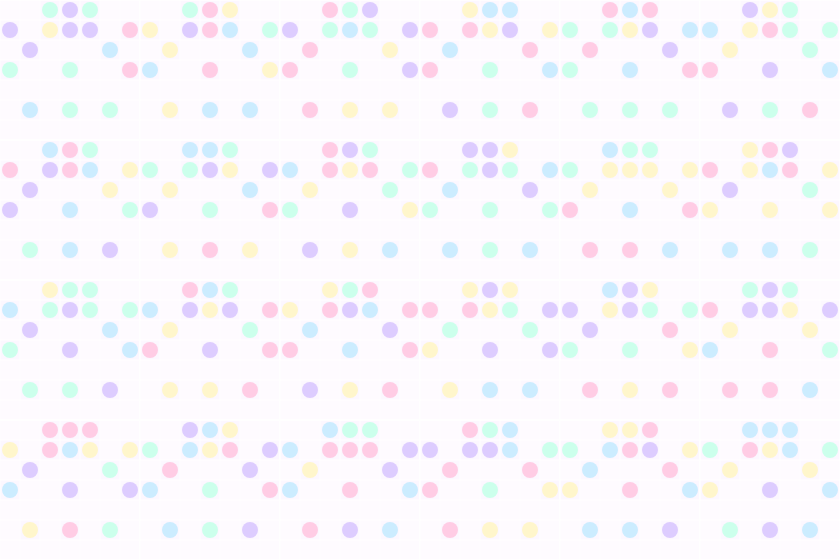
Frame 1 (no input)
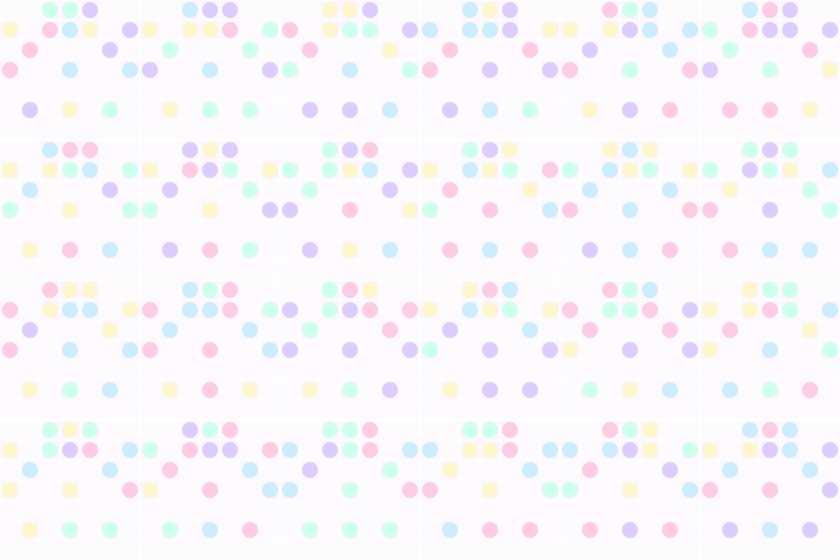
Frame 2 (the mouse pressed at the canvas centre, redrawn once)

The p5.js sketch that drew these frames (run headless with seeded random() and noise() and a simulated clock; the mouse was pressed at the canvas centre and the sketch redrawn once):

// p5.js sketch
// ── sketch.js
const GRID_SIZE = 7; // 7x7 マス
const CELL_SIZE = 20; // 1マスの大きさ
const TILE_COLS = 6; // タイルの列数（横にいくつ並べるか）
const TILE_ROWS = 4; // タイルの行数（縦にいくつ並べるか）

let pattern;

// ゆめかわパレット（パステル系）
const pastelColors = [
  [255, 204, 229], // pastel pink
  [221, 204, 255], // pastel purple
  [204, 236, 255], // pastel blue
  [204, 255, 236], // pastel mint
  [255, 246, 204], // pastel yellow
];

function setup() {
  const w = GRID_SIZE * CELL_SIZE * TILE_COLS;
  const h = GRID_SIZE * CELL_SIZE * TILE_ROWS;
  createCanvas(w, h);
  noLoop();
  pattern = generateCutePattern(GRID_SIZE);
}

function draw() {
  // やわらかい背景色
  background(252, 247, 255);

  // 繰り返しタイルを描画
  for (let ty = 0; ty < TILE_ROWS; ty++) {
    for (let tx = 0; tx < TILE_COLS; tx++) {
      drawPatternTile(
        tx * GRID_SIZE * CELL_SIZE,
        ty * GRID_SIZE * CELL_SIZE,
        pattern
      );
    }
  }

  // うっすら全体に白い格子線を重ねて編み図っぽさを出す
  drawGlobalGrid();
}

// 左右対称の「かわいい」ランダム 7x7 パターン生成
function generateCutePattern(size = 7) {
  const pat = Array.from({ length: size }, () => Array(size).fill(0));
  const half = Math.ceil(size / 2);

  for (let y = 0; y < size; y++) {
    for (let x = 0; x < half; x++) {
      // 1 の出現率を少し下げてドット絵っぽく
      const v = Math.random() < 0.4 ? 1 : 0;
      pat[y][x] = v;
      pat[y][size - 1 - x] = v; // 左右対称
    }
  }
  return pat;
}

// 1タイル分（7x7）を描く
function drawPatternTile(offsetX, offsetY, pat) {
  noStroke();
  for (let y = 0; y < GRID_SIZE; y++) {
    for (let x = 0; x < GRID_SIZE; x++) {
      const sx = offsetX + x * CELL_SIZE;
      const sy = offsetY + y * CELL_SIZE;

      if (pat[y][x] === 1) {
        // 1 のところはゆめかわパステル色の丸
        const c = random(pastelColors);
        fill(c[0], c[1], c[2]);
        // 少し余白を残した丸にしてふわっと
        const r = CELL_SIZE * 0.8;
        ellipse(sx + CELL_SIZE / 2, sy + CELL_SIZE / 2, r, r);
      } else {
        // 0 のところはうっすら背景色寄り
        fill(255, 255, 255, 100);
        rect(sx, sy, CELL_SIZE, CELL_SIZE);
      }
    }
  }

  // タイルごとに薄い枠線をつけて区切り感
  stroke(255, 240);
  strokeWeight(1);
  noFill();
  rect(offsetX, offsetY, GRID_SIZE * CELL_SIZE, GRID_SIZE * CELL_SIZE);
}

// 画面全体に薄い格子線を引いて「編み図」感を強める
function drawGlobalGrid() {
  stroke(255, 230);
  strokeWeight(1);

  // 縦線
  for (let x = 0; x <= width; x += CELL_SIZE) {
    line(x, 0, x, height);
  }
  // 横線
  for (let y = 0; y <= height; y += CELL_SIZE) {
    line(0, y, width, y);
  }
}

// キーを押すたびに新しいゆめかわパターンを生成
function keyPressed() {
  pattern = generateCutePattern(GRID_SIZE);
  redraw();
}
